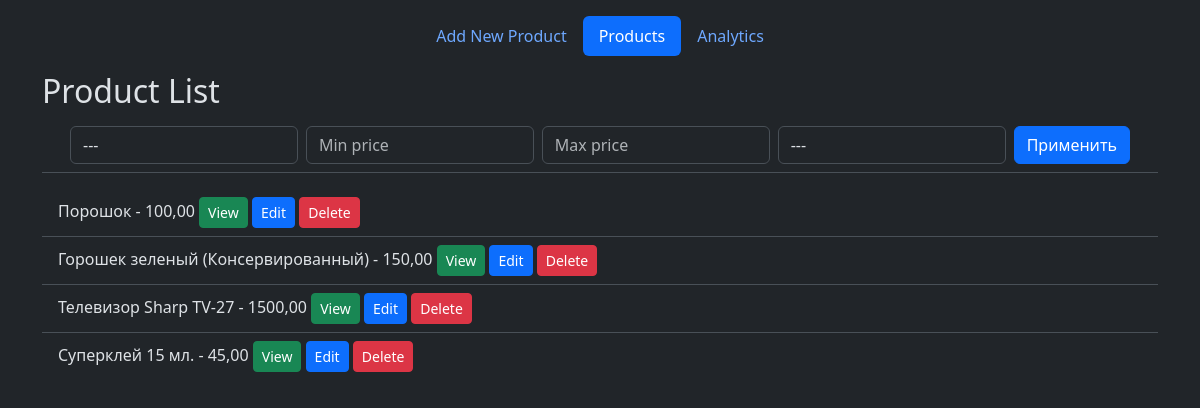
Before: / with the older database file.
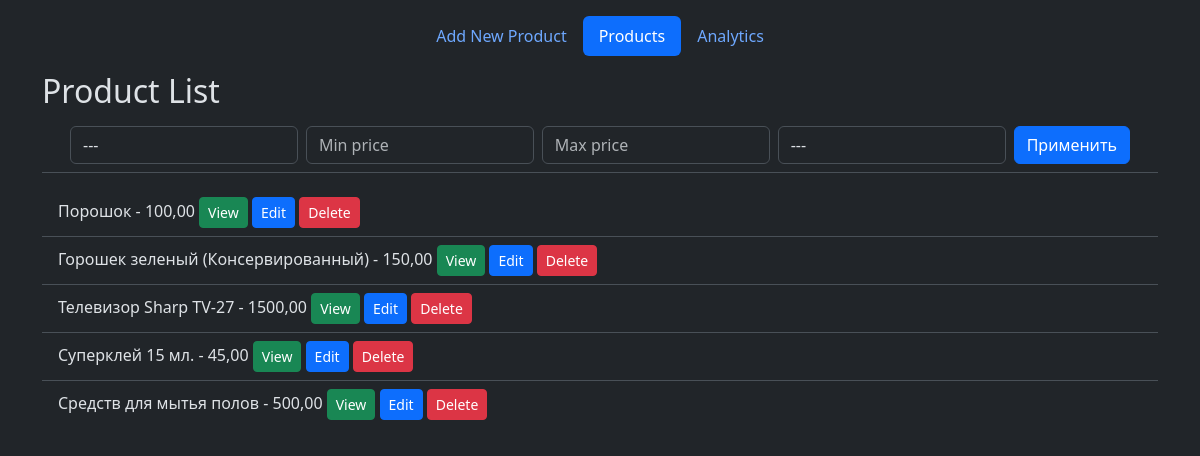
After: the same page with the newer database file.
### shop/models.py (models this page shows, shortened)
class Product(models.Model):
    name = models.CharField(max_length=255)
    price = models.DecimalField(max_digits=10, decimal_places=2)
    image = models.ImageField(upload_to='products/%Y/%m/%d', blank=True)
    description = models.TextField(blank=True)
    created_at = models.DateTimeField(auto_now_add=True)
    updated_at = models.DateTimeField(auto_now=True)
    category = models.ForeignKey(
        Category, on_delete=models.CASCADE, related_name='products'
    )

### shop/views.py (the view, shortened to what this page needs)
# urls.py: path('', views.product_list, name='product_list'),
def product_list(request):
    categories = Category.objects.all()
    category = request.GET.get('category')
    min_price = request.GET.get('min_price')
    max_price = request.GET.get('max_price')
    ordering = request.GET.get('ordering')
    products = Product.objects.all()
    if category:
        products = products.filter(category=category)
    if min_price:
        products = products.filter(price__gte=min_price)
    if max_price:
        products = products.filter(price__lte=max_price)
    return render(
        request,
        'shop/product_list.html',
        {
            'products': products,
            'categories': categories,
            'get_params': request.GET,
        },
    )

### templates/shop/product_list.html (shortened to what this page needs)
{% extends 'base.html' %}
{% block content %}
  <h2>Product List</h2>
  <div class="px-3 py-2 border-bottom mb-3">
    <div class="container d-flex flex-wrap justify-content-center">
      <form class="d-flex gap-2" action="">
        <select name="category" class="form-control">
          <option value="">---</option>
        </select>
        <input type="number" name="min_price" placeholder="Min price"
               class="form-control">
        <input type="number" name="max_price" placeholder="Max price"
               class="form-control">
        <select name="ordering" class="form-control">
          <option value="">---</option>
        </select>
        <button type="submit" class="btn btn-primary">Применить</button>
      </form>
    </div>
  </div>
  <ul class="list-group list-group-flush">
    {% for product in products %}
      <li class="list-group-item">
        {{ product.name }} - {{ product.price }}
        <a href="{% url 'product_detail' product.pk %}" class="btn btn-sm btn-success">View</a>
        <a href="{% url 'update_product' product.pk %}" class="btn btn-sm btn-primary">Edit</a>
        <a href="{% url 'delete_product' product.pk %}" class="btn btn-sm btn-danger">Delete</a>
      </li>
    {% empty %}
      <p>Продуктов с указанными фильтрами не найдено</p>
    {% endfor %}
  </ul>
{% endblock %}

Changed rows visible on the page:
added Product: name "Средств для мытья полов", price "500,00"
